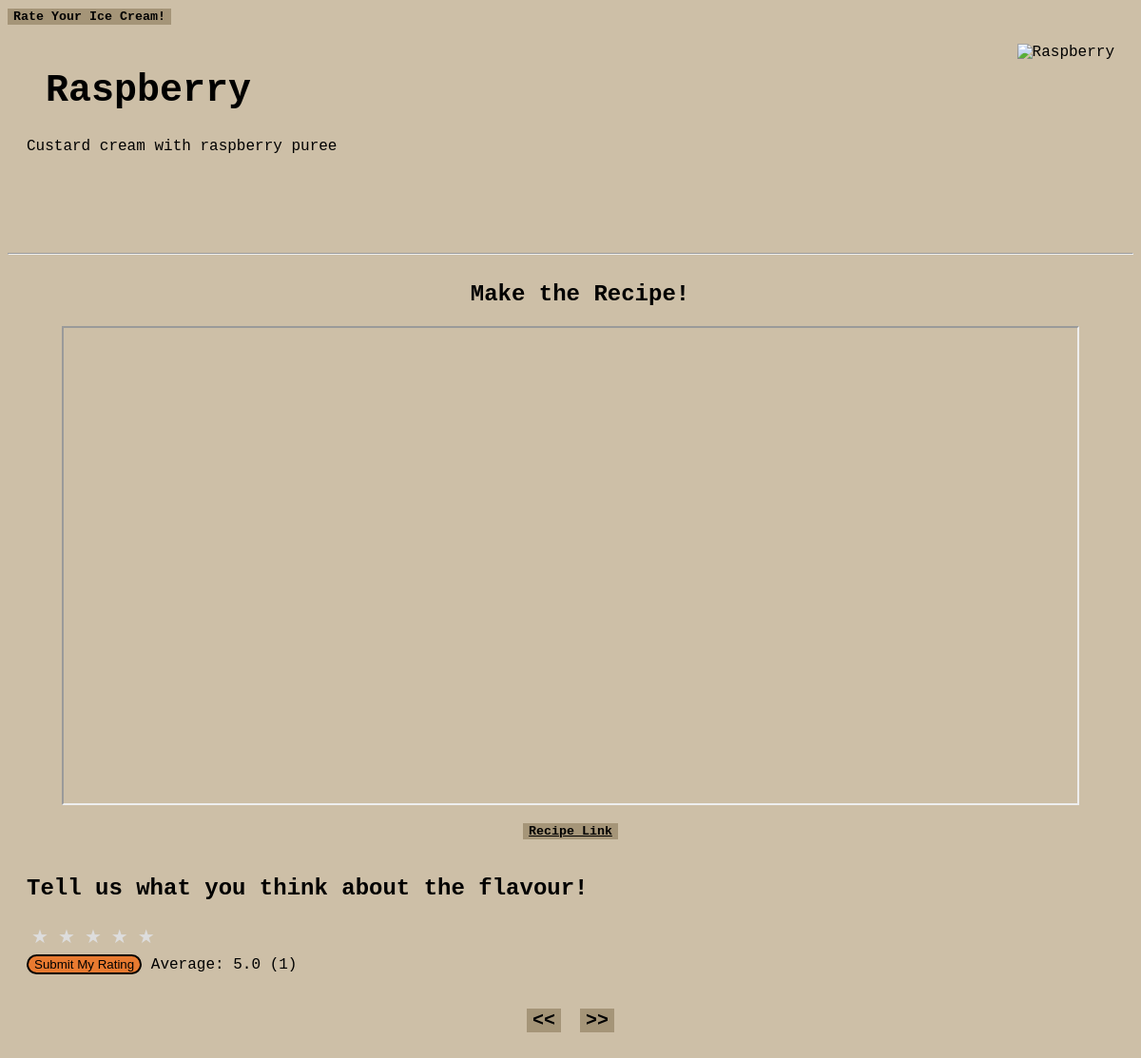
/103, run on the app's committed database.
### tables this page shows
CREATE TABLE `ice_cream_rating` (
	`flavour_id`	,
	`flavour_name`	,
	`desc`	,
	`rating`	,
	`no_of_ratings`	,
	`recipe_link`	
);

### app.py (the view)
@app.route("/<flavour_id>")
def profile(flavour_id):
    conn = sqlite3.connect("ice_cream_rating.db")
    c = conn.cursor()
    c.execute("SELECT  * FROM ice_cream_rating WHERE flavour_id = ?", (flavour_id,))
    info = c.fetchone()
    if info:
        column_names = [description[0] for description in c.description]
        info = dict(zip(column_names, info))
        conn.close()
        return render_template("flavour_profile.html", info=info)
    else:
        conn.close()
        return redirect(url_for("home"))

### templates/flavour_profile.html (shortened to what this page needs)
<!DOCTYPE html>
<html>
<head>
  <link rel="stylesheet" href="/static/style.css">
</head>
<body>
  <button class="button"><a href="{{ url_for('home') }}" class="page_name">Rate Your Ice Cream!</a></button>
  <div class="container">
    <div>
     <h1>{{ info["flavour_name"] }}</h1>
     <p>{{ info["desc"] }}</p>
    </div>
    <img src="{{ url_for('static', filename='images/' + info['flavour_name'].lower() + '.jpg') }}" alt="{{ info['flavour_name'] }}" class="profile_picture">
  </div>
  <hr>
  <div class="recipe">
    <h2>Make the Recipe!</h2>
    <iframe src="{{ info['recipe_link'] }}" title="recipe"></iframe>
    <br>
    <div>
      <button><a href="{{ info['recipe_link'] }}">Recipe Link</a></button>
    </div>
  </div>
  <br>
  <h2>Tell us what you think about the flavour!</h2>
  <form method="POST" action="{{ url_for('submit_rating') }}">
    <div class="rating">
      <label for="star5"></label>
      <label for="star4"></label>
      <label for="star3"></label>
      <label for="star2"></label>
      <label for="star1"></label>
    </div><br><br>
    <input type="submit" value="Submit My Rating">
    <label>Average: {{ info["rating"] }} ({{ info["no_of_ratings"] }})</label>
  </form>
  <br>
  <br>
  <div class="navigate">
    <button><a href="{{ url_for('profile', flavour_id=info['flavour_id'] | int - 1) }}">&lt;&lt;</a></button>
    <button><a href="{{ url_for('profile', flavour_id=info['flavour_id'] | int + 1) }}">&gt;&gt;</a></button>
  </div>
  <br>
  <br>
</body>
</html>

### static/style.css (style rules this page uses)
body { font-family: "Monaco", monospace; background-color: #cdbfa7; }
.page_name { text-decoration: none; }
h1 { font-size: 40px; margin-left: 20px; }
h2 { margin-left: 20px; }
a { color: black; }
button { font-family: "Monaco", monospace; background-color: #a59578; font-weight: bold; border: none; text-decoration: none; }
.container { display: flex; justify-content: space-between; algin-items: center; margin: 20px; }
.profile_picture { height: 200px; align-self: stretch; }
iframe { width: 90%; height: 500px; display: block; margin: 0 auto; }
.recipe { display: flex; flex-direction: column; align-items: center; }
form { margin-left: 20px; }
.rating { border: none; float: left; }
.rating>label:before { margin: 5px; font-size: 1.25em; font-family: FontAwesome; display: inline-block; content: "★"; }
.rating>label { color: #ddd; float: right; }
input[type="submit"] { background-color: #e87a30; border: 2px solid black; border-radius: 15px; }
.navigate { display: flex; justify-content: center; gap: 20px; }
.navigate a { text-decoration: none; font-size: 20px; }

### data on the page
ice_cream_rating: flavour_name "Raspberry", desc "Custard cream with raspberry puree", rating "5.0", no_of_ratings "1"
